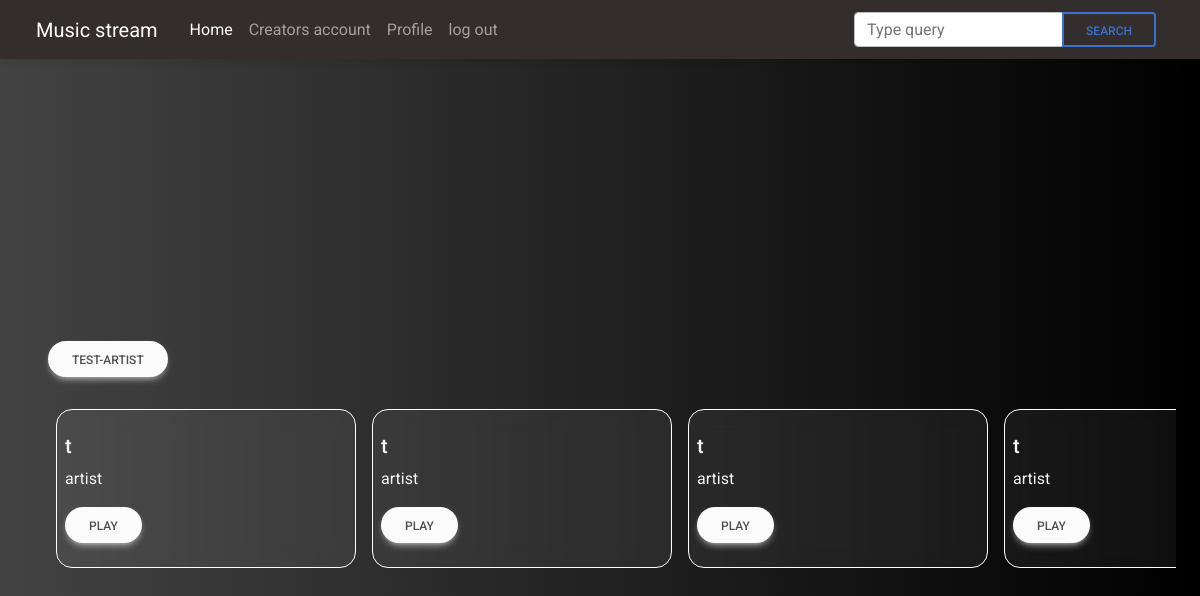
/userfetchesalbum/1, run on the app's committed database.
### tables this page shows
CREATE TABLE Albums (
  Album_ID INTEGER PRIMARY KEY AUTOINCREMENT,
  Artist_ID INTEGER,
  Album_name TEXT NOT NULL,
  Release_Date DATE,
  FOREIGN KEY (Artist_ID) REFERENCES Artists(Artist_ID)
);

CREATE TABLE uploadsong(
    uploadsong_id INTEGER PRIMARY KEY AUTOINCREMENT,
    title TEXT,
    artist TEXT,
    genre TEXT,
    duration INT,
    date TEXT,
    filename TEXT,
    lyrics TEXT,
    isFlagged INT,
    creator_id INTEGER,
    album_id INTEGER,
    FOREIGN KEY (creator_id) REFERENCES creator(creator_id),
    FOREIGN KEY (album_id) REFERENCES album(album_id)
);

### app.py (the view)
@app.route("/userfetchesalbum/<id>", methods=["GET"])
def fetch_album(id):
    cursor.execute("SELECT * FROM uploadsong WHERE album_id = ?", (id,))
    songs = cursor.fetchall()
    songs = [song for song in songs]
    cursor.execute("SELECT Album_name FROM Albums WHERE Album_ID = ?", (id,))
    album_name = cursor.fetchone()[0]
    print(album_name)
    return render_template("userfetchesalbum.html", songs=songs, album_name=album_name)

### templates/userfetchesalbum.html (shortened to what this page needs)
<!DOCTYPE html>
<html lang="en">
<head>
  <link href="https://cdnjs.cloudflare.com/ajax/libs/font-awesome/6.0.0/css/all.min.css" rel="stylesheet" />
  <link href="https://cdnjs.cloudflare.com/ajax/libs/mdb-ui-kit/6.4.2/mdb.min.css" rel="stylesheet" />
  <link rel="stylesheet" href="{{ url_for('static', filename='global.css') }}" />
</head>
<body>
  <nav class="navbar navbar-expand-lg navbar-dark bg-dark px-4">
    <div class="container-fluid">
      <a class="navbar-brand" href="#">Music stream</a>
      <div class="collapse navbar-collapse px-2" id="navbarTogglerDemo02" style="color: whitesmoke">
        <ul class="navbar-nav me-auto mb-2 mb-lg-0">
          <li class="nav-item">
            <a class="nav-link active" aria-current="page" href="/">Home</a>
          </li>
          <li class="nav-item">
            <a class="nav-link" href="/creator">Creators account</a>
          </li>
          <li class="nav-item">
            <a class="nav-link" href="/creator">Profile</a>
          </li>
          <li class="nav-item">
            <a class="nav-link" href="/logout">log out</a>
          </li>
        </ul>
        <form class="d-flex input-group w-auto" action="/search" method="post">
          <input type="search" class="form-control" name="search" placeholder="Type query" aria-label="Search" />
          <button class="btn btn-outline-primary" type="submit" data-mdb-ripple-color="dark">
            Search
          </button>
        </form>
      </div>
    </div>
  </nav>
  <div class="homeparent vw-100 min-vh-100 ps-4 d-flex flex-column align-items-center justify-content-center">
    <div class="w-100 d-flex flex-column align-items-end px-4 my-5">
      <div class="w-100 mb-4 d-flex flex-row align-items-center justify-content-between">
        <span class="btn btn-light btn-rounded">{{album_name}}</span>
      </div>
      <div
        class="scrolling-container w-100 vh-10 d-flex justify-content-start flex-row align-items-center overflow-x-scroll">
        <div class="h-100 d-flex justify-content-start flex-row align-items-center" style="
              min-width: min-content;
              max-width: max-content;
              margin: 0 auto;
              overflow-x: auto;
            ">
          {% for song in songs %}
          <div class="card m-2 hover-shadow" style="width: 300px; height: 100%">
            <div class="card-body px-2">
              <h5 class="card-title">{{ song[1] }}</h5>
              <p class="card-text">{{ song[2] }}</p>
              <a type="button" href="/play/{{ song[0] }}" class="btn btn-light btn-rounded">Play</a>
            </div>
          </div>
          {% endfor %}
        </div>
      </div>
    </div>
  </div>
</body>
</html>

### static/global.css (style rules this page uses)
body { background: #000000; background: -webkit-linear-gradient( to right, #434343, #000000 ); background: linear-gradient( to right, #434343, #000000 ); overflow-x: hidden; color: whitesmoke; }
.homeparent { color: whitesmoke; }
.card { background: rgba(255, 255, 255, 0.06); border-radius: 16px; box-shadow: 0 4px 30px rgba(0, 0, 0, 0.1); backdrop-filter: blur(10.6px); -webkit-backdrop-filter: blur(10.6px); border: 1px solid rgba(255, 255, 255, 1); }

### data on the page
Albums: Album_name "TEST-ARTIST"
uploadsong: title "t", artist "artist"
uploadsong: title "t", artist "artist"
uploadsong: title "t", artist "artist"
uploadsong: title "t", artist "artist"
